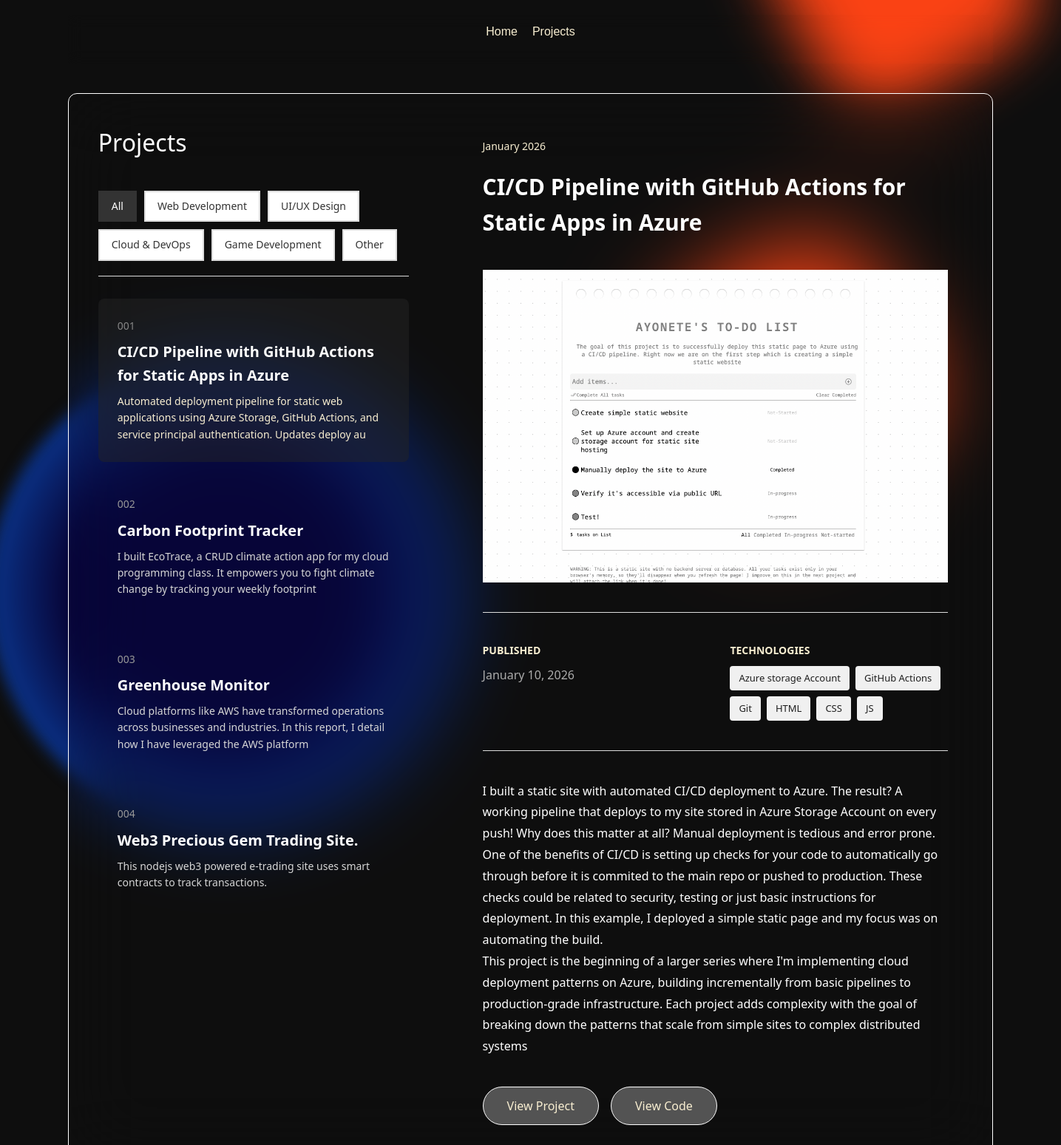
The app's page /projects/, older data.
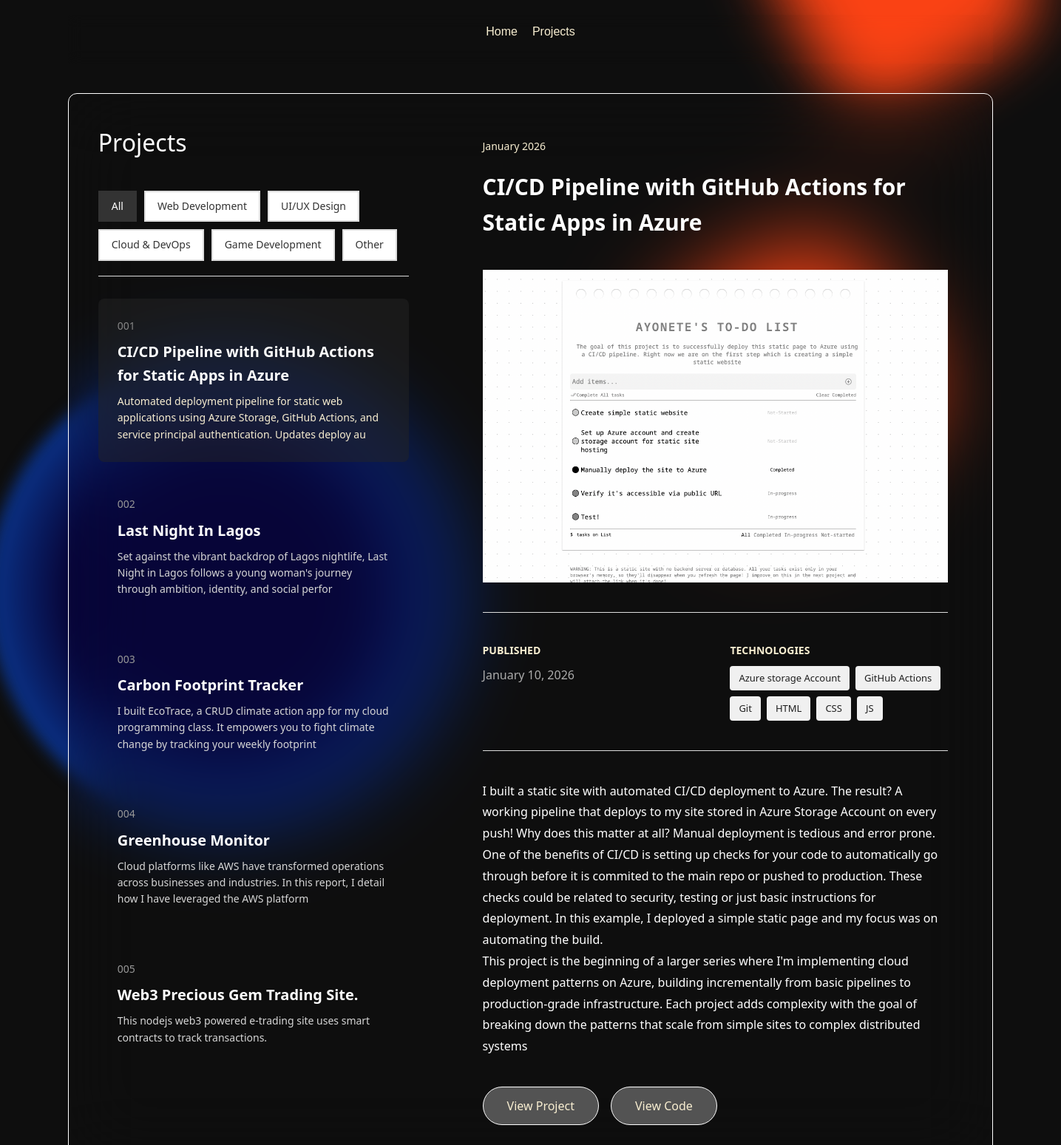
The same page, newer data.
### portfolio/models.py (models this page shows, shortened)
class Project(models.Model):
    CATEGORY_CHOICES = [
        ('web-dev', 'Web Development'),
        ('ui-ux', 'UI/UX Design'),
        ('cloud', 'Cloud & DevOps'),
        ('game-dev', 'Game Development'),
        ('other', 'Other'),
    ]
    title = models.CharField(max_length=200)
    slug = models.SlugField(unique=True, blank=True)
    category = models.CharField(max_length=50, choices=CATEGORY_CHOICES, default='web-dev')
    short_description = models.CharField(max_length=150)
    description = RichTextUploadingField()
    technologies = models.CharField(max_length=200)  # Comma-separated
    image = models.ImageField(upload_to='projects/', blank=True, null=True)
    project_url = models.URLField(blank=True)
    github_url = models.URLField(blank=True)
    date_completed = models.DateField()
    featured = models.BooleanField(default=False)
    class Meta:
        ordering = ['-date_completed']
    def get_tech_list(self):
        return [tech.strip() for tech in self.technologies.split(',')]
    def get_category_display_name(self):
        return dict(self.CATEGORY_CHOICES).get(self.category, self.category)

### portfolio/views.py (the view)
# urls.py: path('projects/', views.projects, name='projects'),
def projects(request):
    category = request.GET.get('category')
    if category:
        projects_list = Project.objects.filter(category=category)
    else:
        projects_list = Project.objects.all()
    selected_project = projects_list.first() if projects_list.exists() else None
    categories = Project.CATEGORY_CHOICES
    return render(request, 'portfolio/projects.html', {
        'projects': projects_list,
        'selected_project': selected_project,
        'categories': categories,
        'active_category': category,
    })

### templates/portfolio/projects.html (shortened to what this page needs)
{% extends 'base.html' %}
{% load static %}
{% block content %}
<div class="projects-layout">
    <div class="projects-sidebar">
        <h1>Projects</h1>
        <div class="category-filters">
            <a href="{% url 'portfolio:projects' %}"
               class="filter-btn {% if not active_category %}active{% endif %}">
                All
            </a>
            {% for value, label in categories %}
            <a href="{% url 'portfolio:projects' %}?category={{ value }}"
               class="filter-btn {% if active_category == value %}active{% endif %}">
                {{ label }}
            </a>
            {% endfor %}
        </div>
        <div class="projects-list">
            {% for project in projects %}
            <div class="project-item {% if selected_project and project.slug == selected_project.slug %}active{% endif %}"
                 hx-get="{% url 'portfolio:project_detail' project.slug %}{% if active_category %}?category={{ active_category }}{% endif %}"
                 hx-target="#project-detail"
                 hx-swap="innerHTML"
                 hx-push-url="true">
                <div class="project-number">00{{ forloop.counter }}</div>
                <h3>{{ project.title }}</h3>
                <p>{{ project.short_description }}</p>
            </div>
            {% empty %}
            <p>No projects in this category yet.</p>
            {% endfor %}
        </div>
    </div>
    <div id="project-detail" class="project-detail">
        {% if selected_project %}
            {% include 'portfolio/partials/project_detail.html' %}
        {% else %}
            <div class="empty-state">
                <p>Select a project to view details</p>
            </div>
        {% endif %}
    </div>
</div>
{% endblock %}

### templates/base.html (shortened to what this page needs)
{% load static %}
<!DOCTYPE html>
<html lang="en">
<head>
    <link rel="stylesheet" href="{% static 'css/style.css' %}">
    <link rel="stylesheet" href="https://cdnjs.cloudflare.com/ajax/libs/font-awesome/6.0.0-beta3/css/all.min.css">
</head>
<body>
    <nav>
        <a href="{% url 'home' %}">Home</a>
        <a href="{% url 'portfolio:projects' %}">Projects</a>
    </nav>
    <main>
        <div class="rod"></div>
        <div class="circle"></div>
        {% block content %}{% endblock %}
    </main>
</body>
</html>

### templates/portfolio/partials/project_detail.html
<div class="project-content">
    <div class="project-meta">
        <span class="project-date">{{ selected_project.date_completed|date:"F Y" }}</span>
    </div>
    <h2>{{ selected_project.title }}</h2>
    {% if selected_project.image %}
    <div class="project-image">
        <img src="{{ selected_project.image.url }}" alt="{{ selected_project.title }}">
    </div>
    {% endif %}
    <div class="project-info">
        <div class="info-item">
            <h4>Published</h4>
            <p>{{ selected_project.date_completed|date:"F j, Y" }}</p>
        </div>
        <div class="info-item">
            <h4>Technologies</h4>
            <div class="tech-tags">
                {% for tech in selected_project.get_tech_list %}
                <span class="tech-tag">{{ tech }}</span>
                {% endfor %}
            </div>
        </div>
    </div>
    <div class="project-description">
        {{ selected_project.description|safe }}
    </div>
    <div class="project-links">
        {% if selected_project.project_url %}
        <a href="{{ selected_project.project_url }}" class="btn" target="_blank">View Project</a>
        {% endif %}
        {% if selected_project.github_url %}
        <a href="{{ selected_project.github_url }}" class="btn btn-secondary-outline" target="_blank">View Code</a>
        {% endif %}
    </div>
</div>

### templates/portfolio/resume_content.html (shortened to what this page needs)
{% load static %}

### static/css/style.css (style rules this page uses)
* { margin: 0; padding: 0; box-sizing: border-box; }
.circle { background: #070538; background: radial-gradient(circle, rgba(7, 5, 56, 1) 47%, rgba(11, 62, 156, 1) 76%, rgba(2, 33, 92, 1) 98%); border-radius: 50%; height: 40rem; width: 40rem; filter: blur(10px); position: fixed; top: 50%; left: 10%; margin-left: 10rem; transform: translate(-50%, -50%); z-index: -1; animation: bounce-circle 25s ease-in-out infinite; }
.rod { background: #fa4214; background: radial-gradient(circle, rgba(250, 66, 20, 1) 79%, rgba(252, 166, 45, 1) 96%); border-radius: 30%; height: 20rem; width: 20rem; filter: blur(40px); position: absolute; z-index: -1; rotate: -30deg; margin-right: 0px; transform: translate(1000px, 200px); }
body { font-family: system-ui, -apple-system, sans-serif; line-height: 1.6; padding: 20px; max-width: 90%; margin: 0 auto; color: rgb(30, 30, 30); background: #0e0e0e; }
img { border-radius: 50%; border-color: gold; border-width: 5px; }
nav { display: flex; align-items: center; justify-content:center; margin-bottom: 40px; padding-bottom: 20px; overflow: hidden; background-color: transparent; backdrop-filter: blur(10px); position: sticky; font-family: 'century gothic', sans-serif; position: sticky; top: 0; z-index: 1000; }
nav a { text-decoration: none; color: rgb(248, 238, 209); padding: 10px; }
h1 { margin-bottom: 20px; }
h2 { margin-bottom: 10px; }
.btn { display: inline-block; padding: 14px 32px; font-size: 16px; font-weight: 400; text-decoration: none; border-radius: 80px; cursor: pointer; transition: all 0.3s ease; border: white 0.5px solid; background: none; font-family: inherit; line-height: normal; vertical-align: middle; }
.btn-secondary-outline { background-color: transparent; color: rgb(248, 238, 209);; }
.projects-sidebar { position: sticky; top: 0; }
.projects-layout { display: grid; grid-template-columns: 40% 60%; gap: 0; min-height: 80vh; border: white 0.5px solid; border-radius: 12px; background-color: transparent; backdrop-filter: blur(50px); }
.projects-sidebar { padding: 40px; background-color: transparent; overflow-y: auto; max-height: 90vh; position: sticky; top: 80px; }
.projects-sidebar h1 { margin-bottom: 40px; font-size: 32px; color:white }
.projects-list { display: flex; flex-direction: column; gap: 20px; }
.project-item { padding: 24px; background-color: transparent; border-radius: 8px; cursor: pointer; transition: all 0.3s ease; border: 2px solid transparent; }
.project-item.active { background-color: rgba(37, 37, 37, 0.5); color: #333; }
.project-number { font-size: 14px; color: #999; margin-bottom: 8px; }
.project-item.active .project-number { color: #878787; }
.project-item h3 { margin-bottom: 8px; font-size: 20px; color: white; }
.project-item p { font-size: 14px; color: #d6d6d6; margin: 0; }
.project-item.active p { color: rgb(248, 238, 209);; }
.project-detail { padding: 60px; overflow-y: auto; max-height: 90vh; }
.project-meta { display: flex; gap: 20px; margin-bottom: 20px; font-size: 14px; color: rgb(248, 238, 209);; }
.project-content h2 { font-size: 30px; margin-bottom: 30px; color: white }
.project-image { margin: 40px 0; overflow: hidden; }
.project-image img { width: 100%; height: auto; border-radius: 0px; display: block; }
.project-info { display: grid; grid-template-columns: 1fr 1fr; gap: 40px; margin: 40px 0; padding: 40px 0; border-top: 1px solid #ddd; border-bottom: 1px solid #ddd; }
.info-item h4 { font-size: 14px; text-transform: uppercase; color: rgb(248, 238, 209);; margin-bottom: 10px; }
.info-item p { color: rgb(172, 172, 172); }
.tech-tags { display: flex; flex-wrap: wrap; gap: 8px; }
.tech-tag { background: #f0f0f0; padding: 6px 12px; border-radius: 4px; font-size: 13px; }
.projects-layout h1 { font-weight: 200; }
.project-description { margin: 40px 0; line-height: 1.8; color: white; }
.project-links { display: flex; gap: 16px; margin-top: 40px; }
.project-links a { background-color: rgba(255, 255, 255, 0.292); backdrop-filter: blur(10px); color: rgb(248, 238, 209);; transition: all 0.3s ease; }
.category-filters { display: flex; flex-wrap: wrap; gap: 10px; margin-bottom: 30px; padding-bottom: 20px; border-bottom: 1px solid #ddd; }
.filter-btn { padding: 8px 16px; background: white; border: 2px solid #ddd; border-radius: 0px; text-decoration: none; color: #333; font-size: 14px; transition: all 0.3s ease; cursor: pointer; }
.filter-btn.active { background: #333; color: white; border-color: #333; }

Row changes from the older to the newer data that the page shows:
added Project: title "Last Night In Lagos", short_description "Set against the vibrant backdrop of Lagos nightlife, Last Night in Lagos follows a young woman's journey through ambition, identity, and social perfor"
